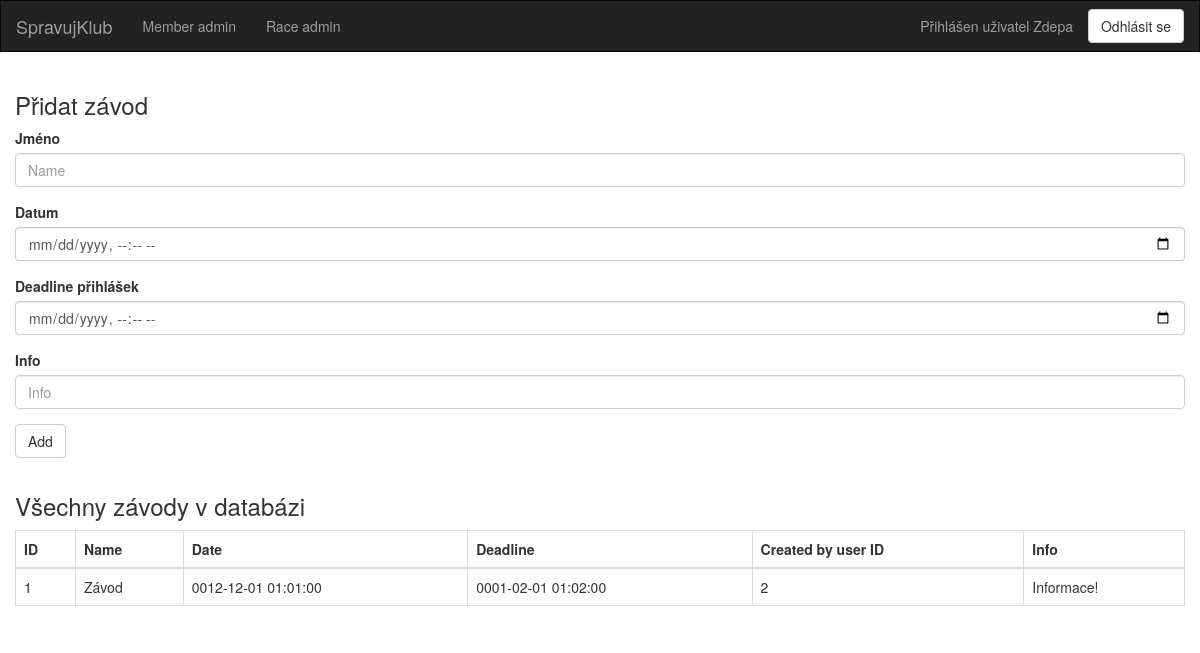
The page /admin_race (signed in) on the database as committed earlier.
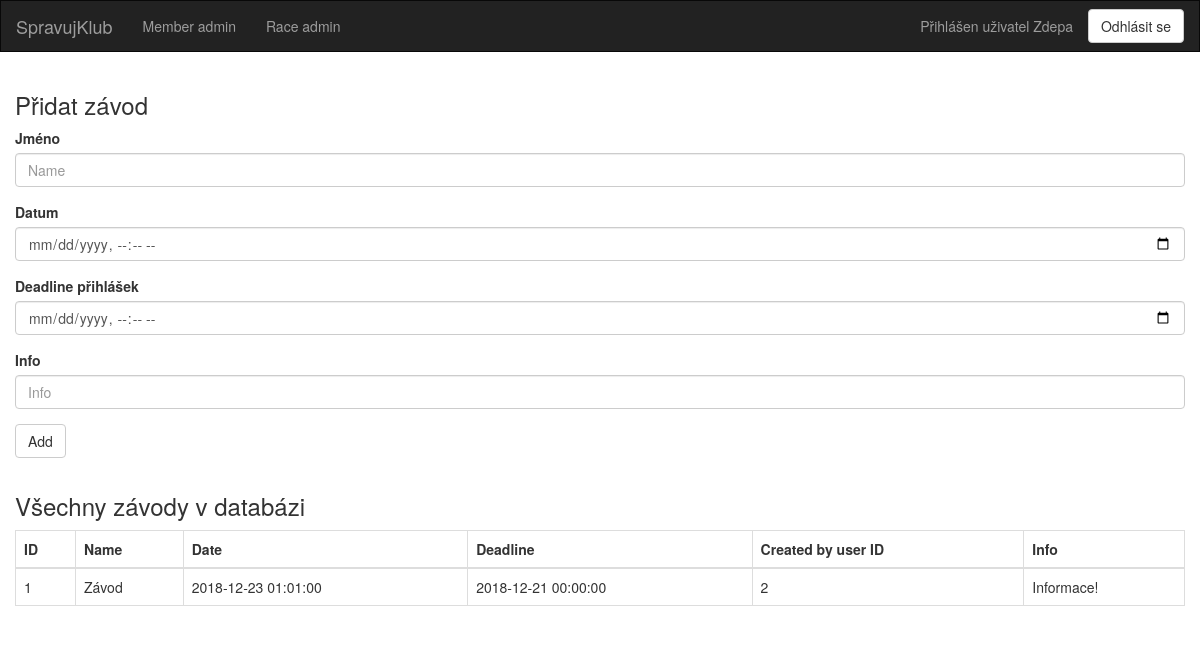
The same page on the database as committed later.
### dl/models/Race.py (models this page shows, shortened)
class Race(db.Model):
    __tablename__ = "races"
    id = db.Column(db.Integer, primary_key=True, autoincrement=True)
    name = db.Column(db.String(100), nullable=False)
    date = db.Column(db.DateTime, nullable=False)
    deadline = db.Column(db.DateTime, nullable=False)
    info = db.Column(db.Text)
    created_by_user_id = db.Column(db.Integer, db.ForeignKey('members.id'))
    members = db.relationship('Member', secondary='ucast_na_zavode')

### views.py (the view)
@app.route('/admin_race', methods=['GET'])
@login_required
def admin_race():
    name = request.values.get("name")
    date = request.values.get("date")
    deadline = request.values.get("deadline")
    info = request.values.get("info")
    if name is not None and date is not None and deadline is not None and info is not None:
        try:
            current_id = current_user.id or -1
            race_controller.add_race(name=name, created_by_user_id=current_id, date=date, deadline=deadline, info=info)
        except Exception as ex:
            print(str(ex))
    return render_template("admin_race.html", races=race_controller.get_all_races(), title="Race admin")

### dl/RaceController.py (called while the page is built)
    def get_all_races(self):
        return Race.query.all()

### main.py (called while the page is built)
@login_manager.user_loader
def load_user(user_id):
    from dl.models.Member import Member
    return Member.query.get(user_id)

### templates/admin_race.html
{% extends "base.html" %}
{% block content %}
    <div class="container tab-content">
        <div class="row">
            <form action="/admin_race" role="form">
                <h3>Přidat závod</h3>
                <div class="form-group">
                    <label>Jméno</label>
                    <input type="text" class="form-control" name="name" placeholder="Name">
                </div>
                <div class="form-group">
                    <label>Datum</label>
                    <input type="datetime-local" class="form-control" name="date" placeholder="Date" >
                </div>
                <div class="form-group">
                    <label>Deadline přihlášek</label>
                    <input type="datetime-local" class="form-control" name="deadline" placeholder="Deadline" >
                </div>
				<div class="form-group">
                    <label>Info</label>
                    <input type="text" class="form-control" name="info" placeholder="Info" >
                </div>
                <div class="form-group">
                    <button type="submit" class="btn btn-default">Add</button>
                </div>
            </form>
        </div>
		<div class="row">
            <h3>Všechny závody v databázi</h3>
            <div class="table-responsive">
                <table class="table table-bordered" id="mainTable">
                    <thead>
                    <tr>
                        <th>ID</th>
                        <th>Name</th>
                        <th>Date</th>
                        <th>Deadline</th>
                        <th>Created by user ID</th>
                        <th>Info</th>
                    </tr>
                    </thead>
                    <tbody id="displayArea">
						{% for race in races %}
							<tr>
								<td>{{ race.id }}</td>
								<td>{{ race.name }}</td>
								<td>{{ race.date }}</td>
								<td>{{ race.deadline }}</td>
								<td>{{ race.created_by_user_id }}</td>
								<td>{{ race.info }}</td>
							</tr>
						{% endfor %}
                    </tbody>
                </table>
            </div>
        </div>
    </div>
{% endblock %}

Rows that differ between the two databases and show on the page:
changed Race "Závod": date "0012-12-01 01:01:00" → "2018-12-23 01:01:00"; deadline "0001-02-01 01:02:00" → "2018-12-21 00:00:00"
